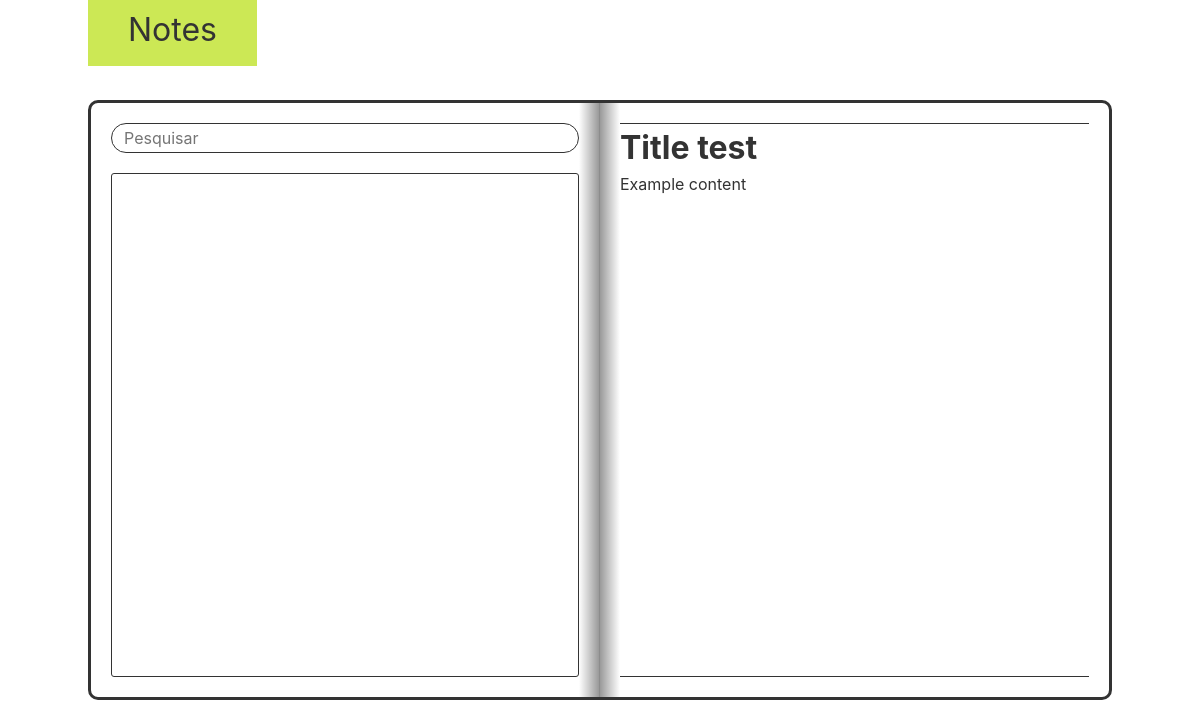
/, run on an earlier commit of the app's database.
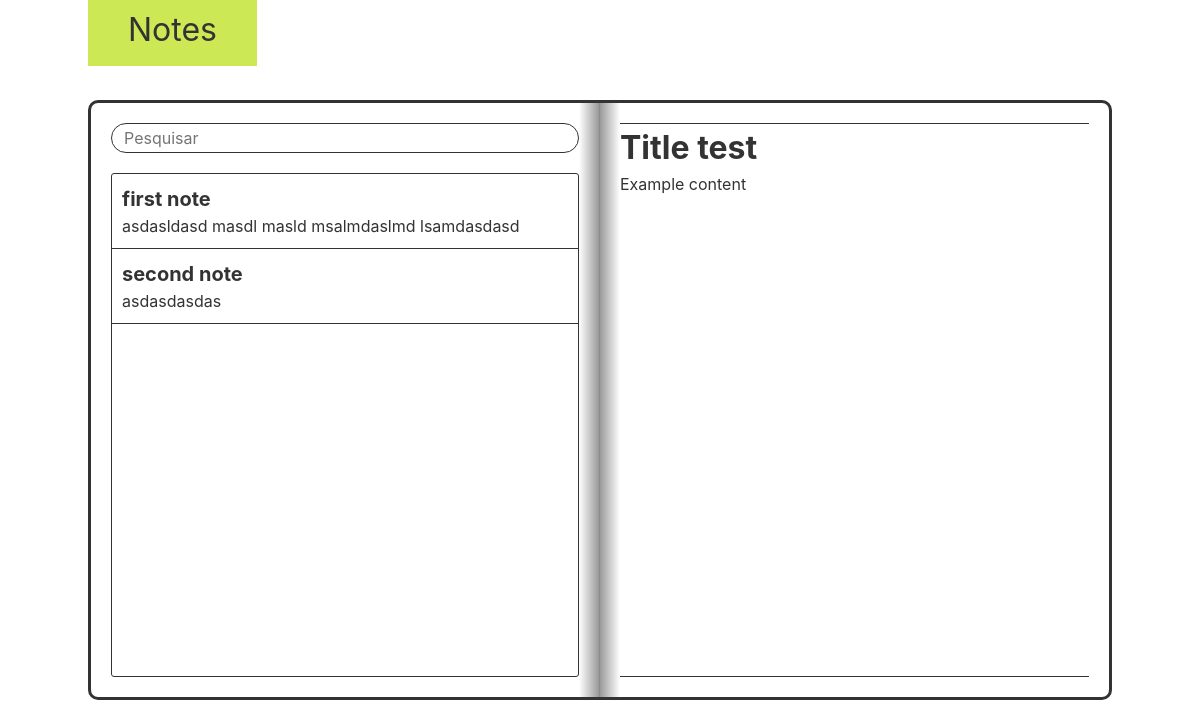
And on a later commit of the database.
### storage/models.py (models this page shows)
class Note(models.Model):
  title = models.TextField()
  content = models.TextField(null=True, blank=True)

### storage/views.py (the view)
# urls.py: path('', main_page),
def main_page(request):
  notes = Note.objects.all()
  print(notes)
  template_name = 'index.html'
  context = {'notes': notes}
  return render(request, template_name, context)

### templates/index.html (shortened to what this page needs)
{% extends "base.html" %}
{% block content %}
<div class='book'>
  <div class='left'>
    <div class="search">
      <input type='text' placeholder='Pesquisar'/>
    </div>
    <ul class='notes-list'>
      {% for note in notes %}
      <li>
        <span class='title'>{{ note.title }}</span>
        <span class='content'>{{ note.content }}</span>
      </li>
      {% endfor %}
    </ul>
  </div><div class='right'>
    <div class='view'>
      <span class='title'>Title test</span>
      <span class='content'>Example content</span>
    </div>
  </div>
</div>
{% endblock %}

### templates/base.html (shortened to what this page needs)
<!doctype html>
<html lang="en">
  <head>
    <link rel="stylesheet" href="https://stackpath.bootstrapcdn.com/bootstrap/4.3.1/css/bootstrap.min.css">
    {% load static %}
    <link rel='stylesheet' type='text/css' href='{% static "main.css" %}'>
  </head>
  <body>
    <header>
      <span class='logo'>Notes</span>
    </header>
    <main>
      {% block content %}
      {% endblock %}
    </main>
  </body>
</html>

### static/main.css (style rules this page uses)
body { color: #333; }
* { outline: none; }
header, main { max-width: 1064px; padding-left: 20px; padding-right: 20px; margin: auto; }
header { position: fixed; left: 0; right: 0; top: 0; }
header .logo { display: inline-block; position: absolute; background-color: #CCE855; padding: 6px 40px 12px; font-size: 32px; }
main { margin-top: 100px; }
.book { height: calc(100vh - 200px); border: 3px solid #333; border-radius: 10px; overflow: hidden; }
.book .left, .book .right { display: inline-block; width: 50%; height: 100%; position: relative; padding: 20px; vertical-align: top; }
.book .left { border-right: 1px solid rgba(0, 0, 0, .45); }
.book .left::after { content: ''; position: absolute; right: 0; top: 0; bottom: 0; width: 20px; background-image: linear-gradient(to right, transparent, rgba(0, 0, 0, .4)) }
.book .right::before { content: ''; position: absolute; left: 0; top: 0; bottom: 0; width: 20px; background-image: linear-gradient(to left, transparent, rgba(0, 0, 0, .4)) }
.book .search input { padding: 2px 12px; border-radius: 15px; border: 1px solid #333; width: 100%; }
.book .search { margin-bottom: 20px; }
.book .notes-list { list-style: none; padding-left: 0; margin-bottom: 0; border: 1px solid #333; border-radius: 3px; height: calc(100% - 50px); }
.book .notes-list li { border-bottom: 1px solid #333; padding: 10px; }
.book .notes-list li .title { display: block; font-size: 20px; font-weight: bold; }
.book .notes-list li .content { display: block; }
.book .view { border-top: 1px solid #333; border-bottom: 1px solid #333; padding-bottom: 20px; height: 100%; }
.book .view .title { font-size: 32px; display: block; font-weight: bold; }

What changed in the data, as far as the page shows it:
added Note: title "first note", content "asdasldasd masdl masld msalmdaslmd lsamdasdasd"
added Note: title "second note", content "asdasdasdas"
